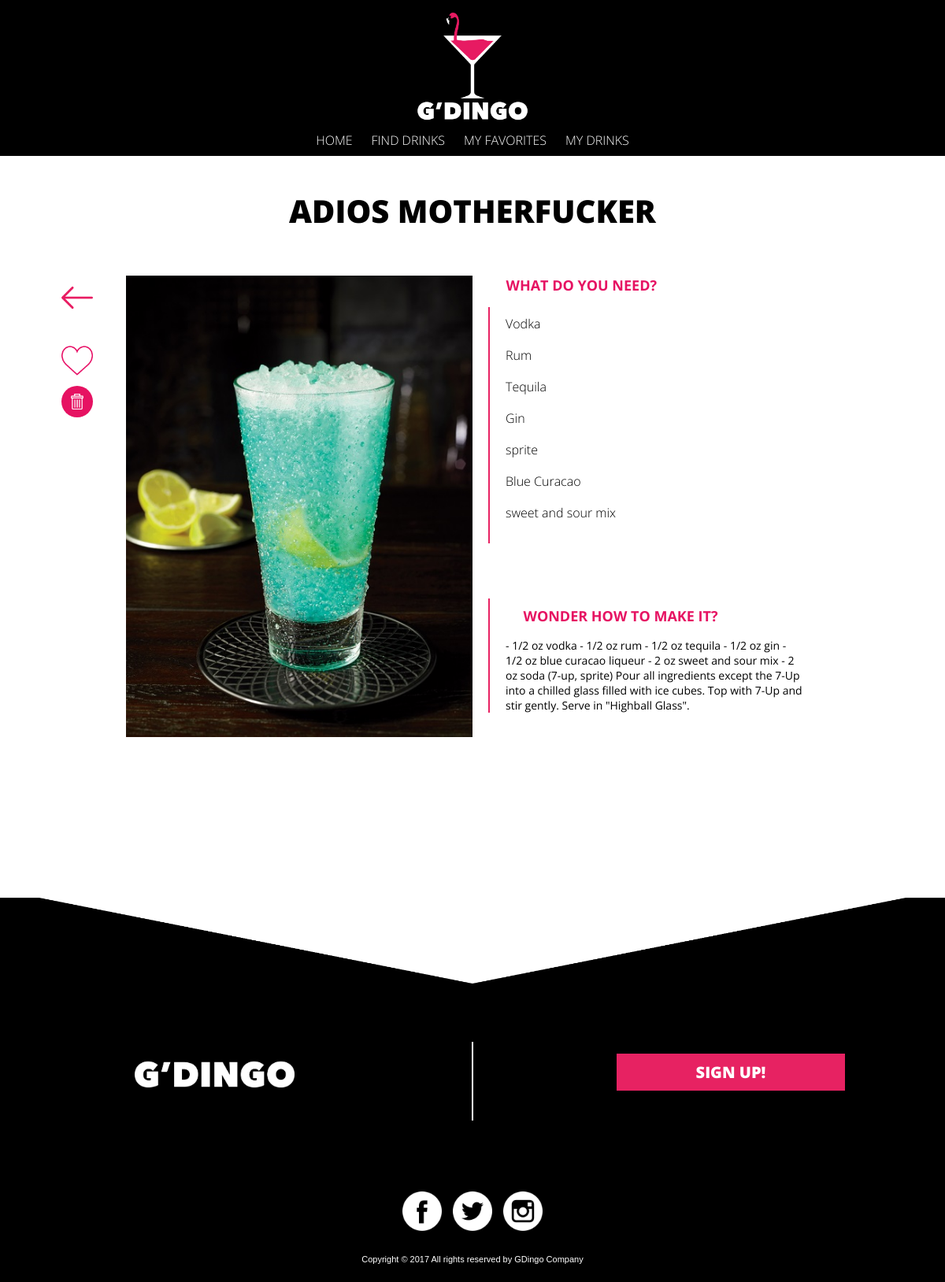
Screenshot of /mypanel_drinkbase.php?DrinkId=3 with the database file from the repository.
### tables this page shows
CREATE TABLE `Drinks` (
  `DrinkId` int(11) NOT NULL,
  `DrinkName` varchar(255) NOT NULL,
  `DrinkAuthor` varchar(255) NOT NULL,
  `DrinkPicture` varchar(255) NOT NULL,
  `DrinkReceipt` text NOT NULL
);

### mypanel_drinkbase.php (the view, shortened to what this page needs)
<?php include "includes/config.php"; ?>
<?php include "header.php"; ?>
<?php
	$DrinkId = trim($_GET['DrinkId']);
	$Current = json_encode($currentUser);
	@ $db = new mysqli($dbserver, $dbuser, $dbpass, $dbname);
	$query = " SELECT Drinks.DrinkId, Drinks.DrinkName, Drinks.DrinkAuthor, Drinks.DrinkPicture, Drinks.DrinkReceipt, Ingredients.IngId, Ingredients.NameIng
	FROM Drinks
	JOIN DrinksIng ON Drinks.DrinkId = DrinksIng.DrinkId
	JOIN Ingredients ON Ingredients.IngId = DrinksIng.IngId
	WHERE Drinks.DrinkId=$DrinkId" ;
	$stmt = $db->prepare($query);
	$stmt->bind_result($DrinkId, $DrinkName, $DrinkAuthor, $DrinkPicture, $DrinkReceipt, $IngId, $NameIng);
	$stmt->execute();
	$alling=array();
	while ($stmt->fetch()) {
		array_push($alling,$NameIng);
	}
?>
<!Doctype html>
<html>
	<head>
	</head>
	<body>
		<div class='c'>
		<div id="white">
		<h3><?php echo $DrinkName; ?></h3>
			<div class="drinkside">
				<div class='side'>
		    		<?php
		    			echo "<img class='drinkimage' src=Images/DrinkPictures/$DrinkPicture>";
		    		?>
	    		</div>
	    		<div class="heart">
						<?php
							$query = ("SELECT * FROM Favo WHERE DrinkId = $DrinkId AND username = $Current");
							$stmt = $db->prepare($query);
	    					$stmt->bind_result($DrinkId2, $username);
							if($DrinkId2 == $DrinkId){
								echo '<a href="RemoveFav.php?DrinkId=' . urlencode($DrinkId) . '"><img class="knapp" src="Images/like2.png"></a>';
							}
							else {
								echo '<a href="AddFav.php?DrinkId=' . urlencode($DrinkId) . '"><img class="knapp" src="Images/like.png"></a>';
							}
						?>
					</div>
				<div  class="delete">
				<?php echo '<a href="delete.php?DrinkId=' . urlencode($DrinkId) . '"><img class="knappdelete" src="Images/delete.png"></a>'; ?>
				</div>
				<div  class="back">
					<a href="#" onClick="history.go(-1);return true;"><img class="knapp" src="Images/left-arrow.png"></a>
				</div>
			</div>
			<div class='maincontent'>
				<div class='ingrblack'>
					<h4>What do you need? </h4>
					<ul><?php foreach($alling as $value){
		    			echo "<li>" . $value . "</li><br>";} ?>
		    		</ul>
		    	</div>
		    	<div class='receipt'>
			    	<h4>Wonder how to make it? </h4>
		    		<?php echo "<p>" . $DrinkReceipt. "<p>"; ?>
		    	</div>
			</div>
		</div>
		</div>
		<div id="footerINC">
		<?php include 'footer.php';?>
		</div>
	</body>
</html>

### header.php (style rules this page uses)
body { margin:0; }
p { font-family: 'open-sans', helvetica; font-size: 11px; }
@media (min-width: 600px) { body { margin: 0 auto; } }

### footer.php (style rules this page uses)
body { margin: 0 auto; }

### mypanel_drinkbase.php (style rules this page uses)
.c { width:100%; background-color: #fff; overflow: hidden; max-width: 1100px; display: block; margin: 0 auto 200px auto; padding-top: 140px; }
#white { max-width: 1100px; margin: 0 auto; display: block; text-align: center; }
body { margin: 0 auto; }
#footerINC { background-color: #000; width: 100%; }
.drinkside { position: relative; float:left; width:100%; text-align: center; margin-bottom: 20px; }
h3 { font-family: 'open sans',helvetica; font-weight: 800; text-transform: uppercase; font-size: 40px; color:black; margin:0; line-height: 45px; margin-bottom: 5px; text-align: center; }
h4 { padding-top:20px; font-family: 'open sans',helvetica; text-transform: uppercase; font-size: 18px; color:black; margin:0; line-height: 45px; margin-bottom: 5px; color:#E61262; text-align:center; }
.ingrblack { background-color:black; color:white; padding-top: 0px; }
.receipt { margin: 0; }
.receipt p { margin:20px; margin-top:5px; font-family: 'open sans',helvetica; font-size: 14px; }
.maincontent { float:right; width:100%; margin-left:20px; box-sizing: border-box; background-color: #fff; }
.side { margin-top:15px; }
.drinkimage { width:60%; }
li { font-family: 'open sans',helvetica; font-weight: 300; list-style: none; padding:0; }
ul { text-decoration: none; margin:0; text-align:center; padding:0; }
.heart { background: white; width: 20px; height: 20px; border-radius: 20px; padding:8px; position:absolute; right:40px; top:0px; }
.back { width: 20px; height: 20px; border-radius: 20px; padding:8px; position:absolute; left:20px; top:0px; }
.knapp { width: 40px; }
.delete { background: #E61262; width: 20px; height: 20px; border-radius: 50%; padding:10px; position:absolute; top:65px; right: 28px; margin: 0; }
.knappdelete { width: 20px; }
@media (min-width: 600px) { .c { padding-top: 200px; } }
@media (min-width: 600px) { h3 { margin: 45px auto 0 auto; width: 100%; text-align: center; } }
@media (min-width: 600px) { .side { float: right; text-align: right; width: 100%; } }
@media (min-width: 600px) { .drinkimage { width:80%; } }
@media (min-width: 600px) { .heart, .back, .side, .edit, .delete { margin-top: 60px; } }
@media (min-width: 600px) { .drinkside { float:left; width:50%; text-align: center; margin-bottom: 20px; display: inline; margin: 0px auto 0 auto; } }
@media (min-width: 600px) { .heart { left:20px; top:80px; } }
@media (min-width: 600px) { .delete { top: 140px; left:28px; } }
@media (min-width: 600px) { .maincontent { float:left; width:40%; display: inline; margin: 0 auto; text-align: left; } }
@media (min-width: 600px) { h4 { padding-top: 0; text-align: left; margin-left: 42.5px; } }
@media (min-width: 600px) { .ingrblack ul { border-left: 2.5px solid #e72262; text-align:left; margin-left: 20px; padding: 10px 20px; } }
@media (min-width: 600px) { .ingrblack { background-color:white; color: #000; text-align: left; margin-top:50px; } }
@media (min-width: 600px) { .receipt { border-left: 2.5px solid #e72262; text-align:left; margin: 70px 0 0 20px; padding: -10px 20px; } }

### rows the page displays
drinks: DrinkName "ADIOS MOTHERFUCKER", DrinkPicture (picture), DrinkReceipt "- 1/2 oz vodka - 1/2 oz rum - 1/2 oz tequila - 1/2 oz gin - 1/2 oz blue curacao liqueur - 2 oz sweet and sour mix - 2 oz soda (7-up, sprite) Pour all ingredients except the 7-Up into a chilled glass filled with ice cubes. Top with 7-Up and stir gently. Serve in \"Highball Glass\"."

### other values shown
$value "Vodka"
$value "Rum"
$value "Tequila"
$value "Gin"
$value "sprite"
$value "Blue Curacao"
$value "sweet and sour mix"
